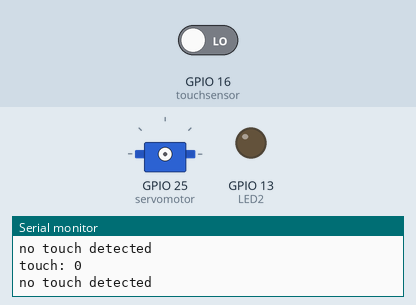
This sketch was run on a simulated ESP32. On the bench: servo, output pins drawn as LEDs (lit = HIGH), the last lines printed to the serial monitor. Dashed ring = blinking. The inputs (shaded band) are chosen by the test bench; at power-on: GPIO 16 (touchsensor) LOW. Random numbers use the default seed unless the sketch sets one; servo pulses on a pin are drawn as a servo (544–2400 µs = 0–180°).

Above: at 2.8 s.
2.9 s: GPIO 16 (touchsensor) driven HIGH
At 6.6 s:
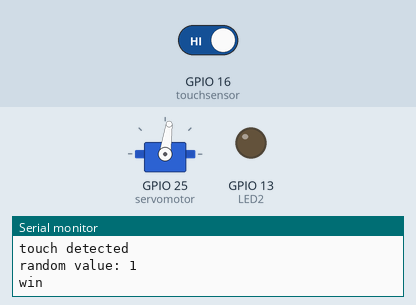
7.0 s: GPIO 16 (touchsensor) driven LOW
8.5 s: GPIO 16 (touchsensor) driven HIGH
At 11.4 s:
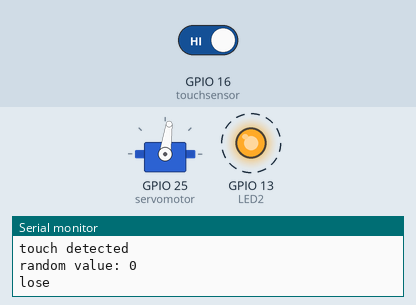
Timing chart, 0 to 18.6 s (numbered marks = the images above; inputs shaded):
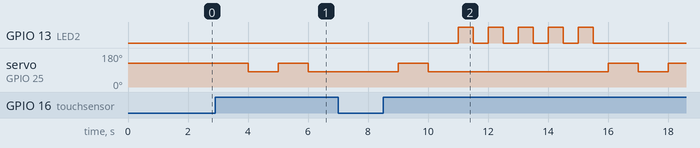

The sketch:

ELEPHANT_Fruit_Code_Solution_Task4.ino
```cpp
// LED2 (built-in ESP32)
// GPIO
#define LED2 13

// touch sensor
// GPIO
#define touchsensor 16

// servomotor
// library
#include <ESP32_Servo.h>
// GPIO
#define servomotor 25
// PWM properties servomotor
int servomotor_Channel = 0;
int servomotor_Frequency = 50;
int servomotor_Resolution = 16;
// define servomotor angles
int servomotor_Angle_Min = 80;
int servomotor_Angle_Max = 120;

// command_servomotor(): give the angle to the function command_servomotor() and move to the servomotor to the servomotor_Angle
void command_servomotor(float servomotor_Angle)
{
  // convert 0-180 degrees to 0-65536
  uint32_t conv = (((servomotor_Angle / 180.0) * 2000) / 20000.0 * 65536.0) + 1634;
  ledcWrite(servomotor_Channel, conv);
}

// global variables
char serialprint_buffer[100];

// setup the components
void setup()
{
  // setup LED2 as OUTPUT
  pinMode(LED2, OUTPUT);

  // setup the touch sensor as INPUT
  pinMode(touchsensor, INPUT);

  // setup servomotor as OUTPUT
  pinMode(servomotor, OUTPUT);
  // attach the channel to the GPIO to be controlled
  ledcAttachPin(servomotor, servomotor_Channel);
  // define the PWM functionalities of the channel
  ledcSetup(servomotor_Channel, servomotor_Frequency, servomotor_Resolution);

  // setup the serial communication
  Serial.begin(9600);
}

void loop()
{
  // read and print the current touch sensor value to the serial monitor
  int touchsensor_value = digitalRead(touchsensor);
  sprintf(serialprint_buffer, "touch: %d", touchsensor_value);
  Serial.println(serialprint_buffer);

  // If a touch is detected the game starts.
  if (touchsensor_value == HIGH) {
    // print "touch detected" into the serial monitor.
    Serial.println("touch detected");
    // generate a random value between 0 and 1
    int random_value = random(2);
    // print the random value into the serial monitor
    sprintf(serialprint_buffer, "random value: %d", random_value);
    Serial.println(serialprint_buffer);

    // If the random value is eqaual to 1, the player "wins".
    if (random_value == 1) {
      // print "win" into the serial monitor.
      Serial.println("win");
      // create a movement of the servomotor to angle max and min
      command_servomotor(servomotor_Angle_Max);
      delay(1000);
      command_servomotor(servomotor_Angle_Min);
      delay(1000);
    }

    // If the random value is not equal to 1, the player "lose".
    else {
      // print "win" into the serial monitor.
      Serial.println("lose");
      // flash the LED
      digitalWrite(LED2, HIGH);
      delay(500);
      digitalWrite(LED2, LOW);
      delay(500);
    }
  }
  else {
    // print "no touch detected" into the serial monitor.
    Serial.println("no touch detected");
    delay(1000);
  }
}
```

Measured:
- after the input at 2.9 s, servo on GPIO 25 (servomotor): 125° → 82° after 1.1 s, → 125° 1.0 s later, → 82° 1.0 s later
- after the input at 8.5 s, GPIO 13 (LED2): alternates HIGH for 0.50 s and LOW for 0.50 s, 10 changes in all, then stays LOW, starting after 2.5 s; servo on GPIO 25 (servomotor): goes 125° 1.0 s, 82° 6.0 s, 125° 1.0 s, 82° 1.0 s, then 125°, starting after 0.50 s
